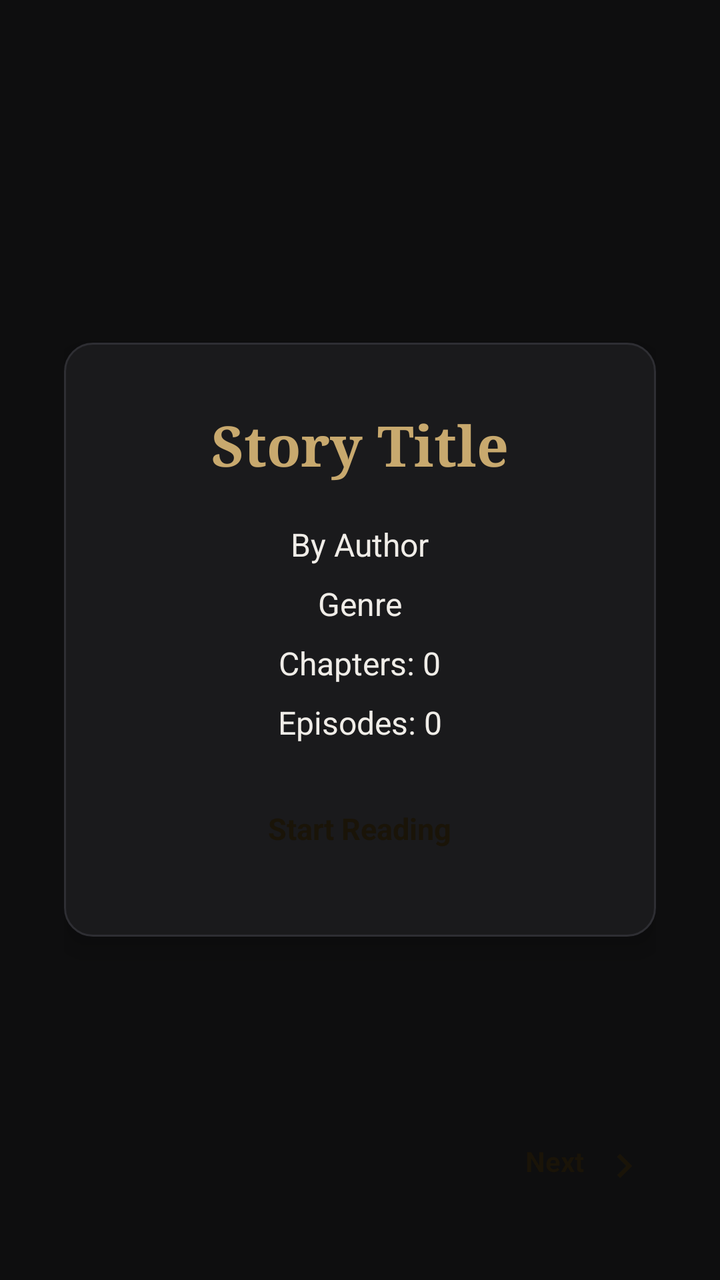
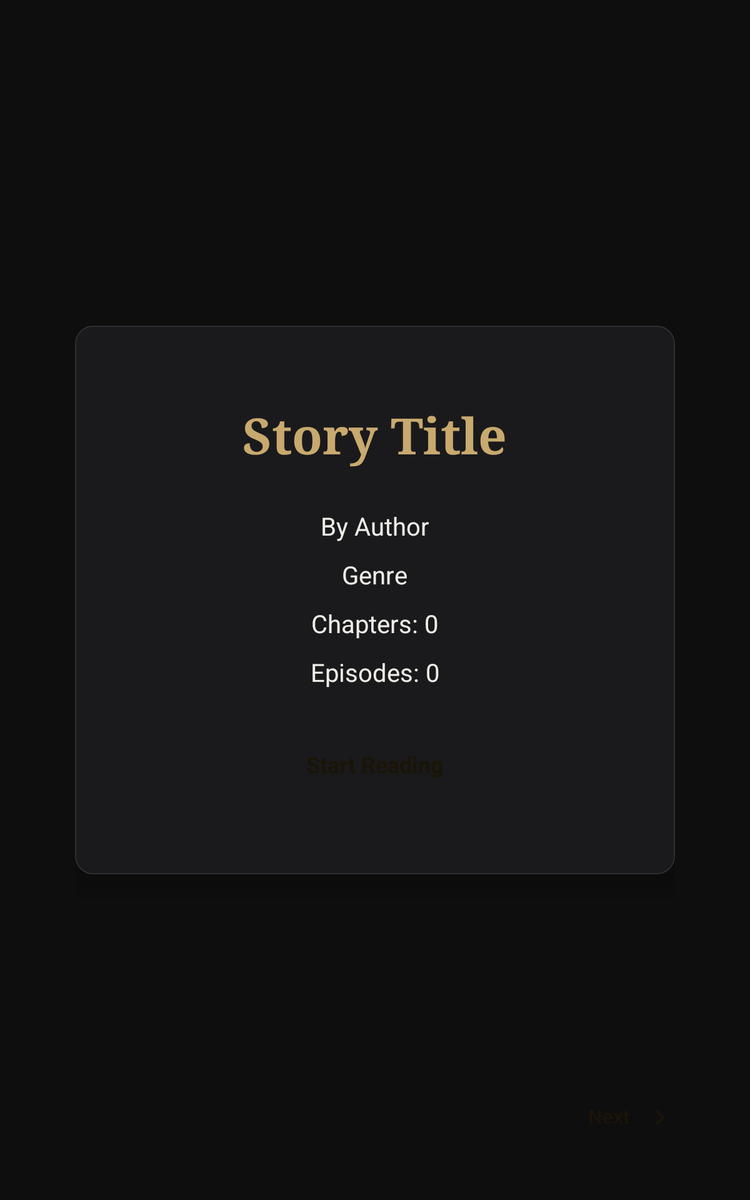

Two renders of one Android screen. The first uses the default layout on a phone; the second uses the alternative layout the repository ships for a different screen configuration, on a matching device. The two XML files are below.
<!-- AndroidManifest.xml: application theme Theme.STOReader -->
<!-- res/layout/fragment_reader.xml -->
<?xml version="1.0" encoding="utf-8"?>
<FrameLayout xmlns:android="http://schemas.android.com/apk/res/android"
    android:layout_width="match_parent"
    android:layout_height="match_parent"
    android:background="@color/bg">

    
    <LinearLayout
        android:id="@+id/mainColumn"
        android:layout_width="match_parent"
        android:layout_height="match_parent"
        android:orientation="vertical"
        android:visibility="gone">


<LinearLayout
    android:id="@+id/topBar"
    android:layout_width="match_parent"
    android:layout_height="wrap_content"
    android:orientation="horizontal"
    android:gravity="center_vertical"
    android:paddingStart="20dp"
    android:paddingEnd="20dp"
    android:paddingBottom="14dp"
    android:background="@color/bg">

    
    <TextView
        android:id="@+id/btnSaveToRecent"
        android:layout_width="wrap_content"
        android:layout_height="wrap_content"
        android:text="Save"
        android:textColor="@color/text_primary"
        android:textSize="13sp"
        android:textStyle="bold"
        android:background="@drawable/bg_btn_ghost"
        android:paddingStart="12dp"
        android:paddingEnd="16dp"
        android:paddingTop="9dp"
        android:paddingBottom="9dp"
        android:layout_marginStart="8dp"
        android:drawableStart="@drawable/ic_save"
        android:drawablePadding="6dp"
        android:visibility="gone"
        android:clickable="true"
        android:focusable="true"/>

    
    <TextView
        android:id="@+id/btnEditFile"
        android:layout_width="wrap_content"
        android:layout_height="wrap_content"
        android:text="Edit"
        android:textColor="#1A1408"
        android:textSize="13sp"
        android:textStyle="bold"
        android:background="@drawable/bg_btn_primary"
        android:paddingStart="12dp"
        android:paddingEnd="16dp"
        android:paddingTop="9dp"
        android:paddingBottom="9dp"
        android:layout_marginStart="8dp"
        android:drawableStart="@drawable/ic_edit"
        android:drawablePadding="6dp"
        android:visibility="gone"
        android:clickable="true"
        android:focusable="true"/>

</LinearLayout>

        
        <View
            android:layout_width="match_parent"
            android:layout_height="1dp"
            android:background="@color/surface3"/>

        
        <androidx.core.widget.NestedScrollView
            android:id="@+id/scrollView"
            android:layout_width="match_parent"
            android:layout_height="0dp"
            android:layout_weight="1">

            <LinearLayout
                android:layout_width="match_parent"
                android:layout_height="wrap_content"
                android:orientation="vertical"
                android:paddingStart="24dp"
                android:paddingEnd="24dp"
                android:paddingTop="32dp"
                android:paddingBottom="100dp">

                
                <TextView
                    android:id="@+id/readerStoryTitle"
                    android:layout_width="match_parent"
                    android:layout_height="wrap_content"
                    android:textColor="@color/accent"
                    android:textSize="32sp"
                    android:fontFamily="serif"
                    android:textStyle="bold"
                    android:lineSpacingMultiplier="1.2"
                    android:gravity="center"
                    android:layout_marginBottom="6dp"/>

                
                <TextView
                    android:id="@+id/readerChapterLabel"
                    android:layout_width="match_parent"
                    android:layout_height="wrap_content"
                    android:textColor="@color/accent"
                    android:textSize="17sp"
                    android:fontFamily="serif"
                    android:letterSpacing="0.05"
                    android:textStyle="bold"
                    android:gravity="center"
                    android:layout_marginBottom="28dp"/>

                
                <androidx.recyclerview.widget.RecyclerView
                    android:id="@+id/rvEpisodes"
                    android:layout_width="match_parent"
                    android:layout_height="wrap_content"
                    android:nestedScrollingEnabled="false"
                    android:overScrollMode="never"/>

            </LinearLayout>
        </androidx.core.widget.NestedScrollView>

    </LinearLayout>

    
    <TextView
        android:id="@+id/btnPrev"
        android:layout_width="wrap_content"
        android:layout_height="wrap_content"
        android:layout_gravity="bottom|start"
        android:layout_marginStart="20dp"
        android:layout_marginBottom="32dp"
        android:text="Prev"
        android:textColor="#1A1408"
        android:textSize="14sp"
        android:textStyle="bold"
        android:background="@drawable/bg_btn_primary"
        android:paddingStart="16dp"
        android:paddingEnd="22dp"
        android:paddingTop="13dp"
        android:paddingBottom="13dp"
        android:drawableStart="@drawable/ic_prev"
        android:drawablePadding="8dp"
        android:clickable="true"
        android:focusable="true"
        android:elevation="6dp"
        android:visibility="gone"/>

    
    <LinearLayout
        android:id="@+id/coverLayout"
        android:layout_width="match_parent"
        android:layout_height="match_parent"
        android:gravity="center"
        android:padding="32dp"
        android:visibility="visible">

        <LinearLayout
            android:layout_width="match_parent"
            android:layout_height="wrap_content"
            android:background="@drawable/bg_card"
            android:orientation="vertical"
            android:gravity="center"
            android:padding="32dp"
            android:elevation="8dp">

            <TextView
                android:id="@+id/coverTitle"
                android:layout_width="wrap_content"
                android:layout_height="wrap_content"
                android:text="Story Title"
                android:textColor="@color/accent"
                android:textSize="28sp"
                android:textStyle="bold"
                android:fontFamily="serif"
                android:gravity="center"
                android:layout_marginBottom="20dp"/>

            <LinearLayout
                android:layout_width="wrap_content"
                android:layout_height="wrap_content"
                android:orientation="vertical"
                android:gravity="center"
                android:layout_marginBottom="20dp">

                <TextView
                    android:id="@+id/coverAuthor"
                    android:layout_width="wrap_content"
                    android:layout_height="wrap_content"
                    android:text="By Author"
                    android:textColor="@color/text_primary"
                    android:textSize="16sp"
                    android:layout_marginBottom="8dp"/>

                <TextView
                    android:id="@+id/coverGenre"
                    android:layout_width="wrap_content"
                    android:layout_height="wrap_content"
                    android:text="Genre"
                    android:textColor="@color/text_primary"
                    android:textSize="16sp"
                    android:layout_marginBottom="8dp"/>

                <TextView
                    android:id="@+id/coverChapters"
                    android:layout_width="wrap_content"
                    android:layout_height="wrap_content"
                    android:text="Chapters: 0"
                    android:textColor="@color/text_primary"
                    android:textSize="16sp"
                    android:layout_marginBottom="8dp"/>

                <TextView
                    android:id="@+id/coverEpisodes"
                    android:layout_width="wrap_content"
                    android:layout_height="wrap_content"
                    android:text="Episodes: 0"
                    android:textColor="@color/text_primary"
                    android:textSize="16sp"/>

            </LinearLayout>

            
            <TextView
                android:id="@+id/coverDescription"
                android:layout_width="match_parent"
                android:layout_height="wrap_content"
                android:text="Description goes here..."
                android:textColor="@color/text_muted"
                android:textSize="14sp"
                android:gravity="center"
                android:maxLines="5"
                android:ellipsize="end"
                android:layout_marginBottom="24dp"
                android:visibility="gone"/>

            <TextView
                android:id="@+id/btnStartReading"
                android:layout_width="wrap_content"
                android:layout_height="wrap_content"
                android:text="Start Reading"
                android:textColor="#1A1408"
                android:textSize="15sp"
                android:textStyle="bold"
                android:background="@drawable/bg_btn_primary"
                android:paddingStart="32dp"
                android:paddingEnd="32dp"
                android:paddingTop="12dp"
                android:paddingBottom="12dp"
                android:clickable="true"
                android:focusable="true"/>

        </LinearLayout>
    </LinearLayout>

    
    <TextView
        android:id="@+id/btnNext"
        android:layout_width="wrap_content"
        android:layout_height="wrap_content"
        android:layout_gravity="bottom|end"
        android:layout_marginEnd="20dp"
        android:layout_marginBottom="32dp"
        android:text="Next"
        android:textColor="#1A1408"
        android:textSize="14sp"
        android:textStyle="bold"
        android:background="@drawable/bg_btn_primary"
        android:paddingStart="22dp"
        android:paddingEnd="16dp"
        android:paddingTop="13dp"
        android:paddingBottom="13dp"
        android:drawableEnd="@drawable/ic_next"
        android:drawablePadding="8dp"
        android:clickable="true"
        android:focusable="true"
        android:elevation="6dp"/>

    
    <View
        android:id="@+id/navBarSpacer"
        android:layout_width="match_parent"
        android:layout_height="20dp"
        android:layout_gravity="bottom"/>

</FrameLayout>
<!-- resources referenced by this layout -->
<resources>
  <color name="accent">#C8A96E</color>
  <color name="bg">#0E0E0F</color>
  <color name="surface3">#2E2E33</color>
  <color name="text_muted">#7A776F</color>
  <color name="text_primary">#F0EDE8</color>
  <!-- drawable bg_btn_ghost (drawable) -->
  <?xml version="1.0" encoding="utf-8"?>
  <shape xmlns:android="http://schemas.android.com/apk/res/android">
      <solid android:color="@color/surface2"/>
      <corners android:radius="8dp"/>
  </shape>
  <!-- drawable bg_card (drawable) -->
  <?xml version="1.0" encoding="utf-8"?>
  <shape xmlns:android="http://schemas.android.com/apk/res/android"
      android:shape="rectangle">
      <solid android:color="@color/surface"/>
      <stroke android:width="1dp" android:color="@color/surface3"/>
      <corners android:radius="14dp"/>
  </shape>
  <!-- drawable ic_edit (drawable) -->
  <vector xmlns:android="http://schemas.android.com/apk/res/android"
      android:width="24dp"
      android:height="24dp"
      android:viewportWidth="24"
      android:viewportHeight="24"
      android:tint="#1A1408">
      <path
          android:fillColor="@android:color/white"
          android:pathData="M3,17.25V21h3.75L17.81,9.94l-3.75-3.75L3,17.25z M20.71,7.04c0.39-0.39,0.39-1.02,0-1.41l-2.34-2.34 c-0.39-0.39-1.02-0.39-1.41,0l-1.83,1.83l3.75,3.75L20.71,7.04z"/>
  </vector>
  <!-- drawable ic_next (drawable) -->
  <vector xmlns:android="http://schemas.android.com/apk/res/android"
      android:width="24dp"
      android:height="24dp"
      android:viewportWidth="24"
      android:viewportHeight="24"
      android:tint="#1A1408">
      <path
          android:fillColor="@android:color/white"
          android:pathData="M10,6L8.59,7.41L13.17,12l-4.58,4.59L10,18l6-6L10,6z"/>
  </vector>
  <!-- drawable ic_prev (drawable) -->
  <vector xmlns:android="http://schemas.android.com/apk/res/android"
      android:width="24dp"
      android:height="24dp"
      android:viewportWidth="24"
      android:viewportHeight="24"
      android:tint="#1A1408">
      <path
          android:fillColor="@android:color/white"
          android:pathData="M15.41,7.41L14,6l-6,6l6,6l1.41-1.41L10.83,12L15.41,7.41z"/>
  </vector>
  <!-- drawable ic_save (drawable) -->
  <vector xmlns:android="http://schemas.android.com/apk/res/android"
      android:width="24dp"
      android:height="24dp"
      android:viewportWidth="24"
      android:viewportHeight="24"
      android:tint="@color/text_primary">
      <path
          android:fillColor="@android:color/white"
          android:pathData="M17,3H5C3.89,3,3,3.9,3,5v14c0,1.1,0.89,2,2,2h14c1.1,0,2-0.9,2-2V7L17,3z M12,19c-1.66,0-3-1.34-3-3s1.34-3,3-3s3,1.34,3,3 S13.66,19,12,19z M15,9H5V5h10V9z"/>
  </vector>
  <style name="Theme.STOReader" parent="Theme.MaterialComponents.DayNight.NoActionBar">
          <item name="android:statusBarColor">@android:color/transparent</item>
          <item name="android:navigationBarColor">@android:color/transparent</item>
          <item name="android:windowBackground">@color/bg</item>
          <item name="android:windowTranslucentStatus">false</item>
          <item name="android:windowTranslucentNavigation">false</item>
          <item name="android:windowLayoutInDisplayCutoutMode">shortEdges</item>
          <item name="colorPrimary">@color/accent</item>
          <item name="colorSurface">@color/surface</item>
          <item name="android:textColorPrimary">@color/text_primary</item>
          <item name="android:textColorSecondary">@color/text_muted</item>
          <item name="bottomSheetDialogTheme">@style/AppBottomSheetDialogTheme</item>
      </style>
  <color name="surface2">#242427</color>
  <color name="surface">#1A1A1C</color>
  <style name="AppBottomSheetDialogTheme" parent="Theme.Design.Light.BottomSheetDialog">
          <item name="bottomSheetStyle">@style/AppBottomSheetStyle</item>
      </style>
  <style name="AppBottomSheetStyle" parent="Widget.Design.BottomSheet.Modal">
          <item name="android:background">@android:color/transparent</item>
      </style>
</resources>
<!-- res/layout-sw600dp/fragment_reader.xml (the repository's variant of the layout above) -->
<!-- drawn on a 7-inch tablet held upright -->
<?xml version="1.0" encoding="utf-8"?>

<FrameLayout xmlns:android="http://schemas.android.com/apk/res/android"
    xmlns:app="http://schemas.android.com/apk/res-auto"
    android:layout_width="match_parent"
    android:layout_height="match_parent"
    android:background="@color/bg">

    <LinearLayout
        android:id="@+id/mainColumn"
        android:layout_width="match_parent"
        android:layout_height="match_parent"
        android:orientation="vertical"
        android:visibility="gone">

        <LinearLayout
            android:id="@+id/topBar"
            android:layout_width="match_parent"
            android:layout_height="wrap_content"
            android:orientation="horizontal"
            android:gravity="center_vertical"
            android:paddingStart="40dp"
            android:paddingEnd="40dp"
            android:paddingBottom="14dp"
            android:background="@color/bg">

            <View
                android:layout_width="0dp"
                android:layout_height="1dp"
                android:layout_weight="1"/>

            <TextView
                android:id="@+id/btnSaveToRecent"
                android:layout_width="wrap_content"
                android:layout_height="wrap_content"
                android:text="Save"
                android:textColor="@color/text_primary"
                android:textSize="14sp"
                android:textStyle="bold"
                android:background="@drawable/bg_btn_ghost"
                android:paddingStart="16dp"
                android:paddingEnd="20dp"
                android:paddingTop="10dp"
                android:paddingBottom="10dp"
                android:layout_marginStart="12dp"
                app:drawableStartCompat="@drawable/ic_save"
                android:drawablePadding="8dp"
                android:visibility="gone"
                android:clickable="true"
                android:focusable="true"/>

            <TextView
                android:id="@+id/btnEditFile"
                android:layout_width="wrap_content"
                android:layout_height="wrap_content"
                android:text="Edit"
                android:textColor="#1A1408"
                android:textSize="14sp"
                android:textStyle="bold"
                android:background="@drawable/bg_btn_primary"
                android:paddingStart="16dp"
                android:paddingEnd="20dp"
                android:paddingTop="10dp"
                android:paddingBottom="10dp"
                android:layout_marginStart="12dp"
                app:drawableStartCompat="@drawable/ic_edit"
                android:drawablePadding="8dp"
                android:visibility="gone"
                android:clickable="true"
                android:focusable="true"/>
        </LinearLayout>

        <View
            android:layout_width="match_parent"
            android:layout_height="1dp"
            android:background="@color/surface3"/>

        <androidx.core.widget.NestedScrollView
            android:id="@+id/scrollView"
            android:layout_width="match_parent"
            android:layout_height="0dp"
            android:layout_weight="1">

            <androidx.constraintlayout.widget.ConstraintLayout
                android:layout_width="match_parent"
                android:layout_height="wrap_content"
                android:paddingTop="60dp"
                android:paddingBottom="120dp">

                <LinearLayout
                    android:layout_width="0dp"
                    android:layout_height="wrap_content"
                    android:orientation="vertical"
                    app:layout_constraintWidth_max="700dp"
                    app:layout_constraintStart_toStartOf="parent"
                    app:layout_constraintEnd_toEndOf="parent"
                    app:layout_constraintTop_toTopOf="parent"
                    android:paddingStart="40dp"
                    android:paddingEnd="40dp">

                    <TextView
                        android:id="@+id/readerStoryTitle"
                        android:layout_width="match_parent"
                        android:layout_height="wrap_content"
                        android:textColor="@color/accent"
                        android:textSize="44sp"
                        android:fontFamily="serif"
                        android:textStyle="bold"
                        android:lineSpacingMultiplier="1.2"
                        android:gravity="center"
                        android:layout_marginBottom="12dp"/>

                    <TextView
                        android:id="@+id/readerChapterLabel"
                        android:layout_width="match_parent"
                        android:layout_height="wrap_content"
                        android:textColor="@color/accent"
                        android:textSize="22sp"
                        android:fontFamily="serif"
                        android:letterSpacing="0.05"
                        android:textStyle="bold"
                        android:gravity="center"
                        android:layout_marginBottom="48dp"/>

                    <androidx.recyclerview.widget.RecyclerView
                        android:id="@+id/rvEpisodes"
                        android:layout_width="match_parent"
                        android:layout_height="wrap_content"
                        android:nestedScrollingEnabled="false"
                        android:overScrollMode="never"/>
                </LinearLayout>
            </androidx.constraintlayout.widget.ConstraintLayout>
        </androidx.core.widget.NestedScrollView>
    </LinearLayout>

    <TextView
        android:id="@+id/btnPrev"
        android:layout_width="wrap_content"
        android:layout_height="wrap_content"
        android:layout_gravity="bottom|start"
        android:layout_marginStart="40dp"
        android:layout_marginBottom="40dp"
        android:text="Prev"
        android:textColor="#1A1408"
        android:textSize="16sp"
        android:textStyle="bold"
        android:background="@drawable/bg_btn_primary"
        android:paddingStart="20dp"
        android:paddingEnd="32dp"
        android:paddingTop="14dp"
        android:paddingBottom="14dp"
        app:drawableStartCompat="@drawable/ic_prev"
        android:drawablePadding="12dp"
        android:clickable="true"
        android:focusable="true"
        android:elevation="8dp"
        android:visibility="gone"/>

    <LinearLayout
        android:id="@+id/coverLayout"
        android:layout_width="match_parent"
        android:layout_height="match_parent"
        android:gravity="center"
        android:padding="60dp"
        android:visibility="visible">

        <LinearLayout
            android:layout_width="match_parent"
            android:layout_height="wrap_content"
            app:layout_constraintWidth_max="600dp"
            android:background="@drawable/bg_card"
            android:orientation="vertical"
            android:gravity="center"
            android:padding="60dp"
            android:elevation="12dp">

            <TextView
                android:id="@+id/coverTitle"
                android:layout_width="wrap_content"
                android:layout_height="wrap_content"
                android:text="Story Title"
                android:textColor="@color/accent"
                android:textSize="40sp"
                android:textStyle="bold"
                android:fontFamily="serif"
                android:gravity="center"
                android:layout_marginBottom="32dp"/>

            <LinearLayout
                android:layout_width="wrap_content"
                android:layout_height="wrap_content"
                android:orientation="vertical"
                android:gravity="center"
                android:layout_marginBottom="32dp">

                <TextView
                    android:id="@+id/coverAuthor"
                    android:layout_width="wrap_content"
                    android:layout_height="wrap_content"
                    android:text="By Author"
                    android:textColor="@color/text_primary"
                    android:textSize="20sp"
                    android:layout_marginBottom="12dp"/>

                <TextView
                    android:id="@+id/coverGenre"
                    android:layout_width="wrap_content"
                    android:layout_height="wrap_content"
                    android:text="Genre"
                    android:textColor="@color/text_primary"
                    android:textSize="20sp"
                    android:layout_marginBottom="12dp"/>

                <TextView
                    android:id="@+id/coverChapters"
                    android:layout_width="wrap_content"
                    android:layout_height="wrap_content"
                    android:text="Chapters: 0"
                    android:textColor="@color/text_primary"
                    android:textSize="20sp"
                    android:layout_marginBottom="12dp"/>

                <TextView
                    android:id="@+id/coverEpisodes"
                    android:layout_width="wrap_content"
                    android:layout_height="wrap_content"
                    android:text="Episodes: 0"
                    android:textColor="@color/text_primary"
                    android:textSize="20sp"/>
            </LinearLayout>

            <TextView
                android:id="@+id/coverDescription"
                android:layout_width="match_parent"
                android:layout_height="wrap_content"
                android:text="Description goes here..."
                android:textColor="@color/text_muted"
                android:textSize="18sp"
                android:gravity="center"
                android:maxLines="8"
                android:ellipsize="end"
                android:layout_marginBottom="40dp"
                android:visibility="gone"/>

            <TextView
                android:id="@+id/btnStartReading"
                android:layout_width="wrap_content"
                android:layout_height="wrap_content"
                android:text="Start Reading"
                android:textColor="#1A1408"
                android:textSize="18sp"
                android:textStyle="bold"
                android:background="@drawable/bg_btn_primary"
                android:paddingStart="48dp"
                android:paddingEnd="48dp"
                android:paddingTop="16dp"
                android:paddingBottom="16dp"
                android:clickable="true"
                android:focusable="true"/>
        </LinearLayout>
    </LinearLayout>

    <TextView
        android:id="@+id/btnNext"
        android:layout_width="wrap_content"
        android:layout_height="wrap_content"
        android:layout_gravity="bottom|end"
        android:layout_marginEnd="40dp"
        android:layout_marginBottom="40dp"
        android:text="Next"
        android:textColor="#1A1408"
        android:textSize="16sp"
        android:textStyle="bold"
        android:background="@drawable/bg_btn_primary"
        android:paddingStart="32dp"
        android:paddingEnd="20dp"
        android:paddingTop="14dp"
        android:paddingBottom="14dp"
        app:drawableEndCompat="@drawable/ic_next"
        android:drawablePadding="12dp"
        android:clickable="true"
        android:focusable="true"
        android:elevation="8dp"/>

    <View
        android:id="@+id/navBarSpacer"
        android:layout_width="match_parent"
        android:layout_height="20dp"
        android:layout_gravity="bottom"/>

</FrameLayout>
